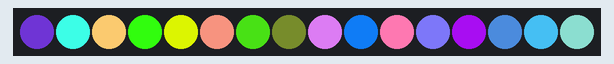
A program run on a simulated Raspberry Pi (BCM pin numbers). Shown: 16 RGB LEDs in strip order, left to right. Random numbers come from a fixed seed.

Above: at 0.07 s.
At 4.94 s:
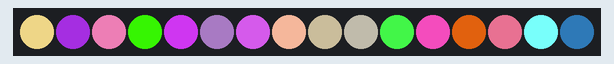
At 9.93 s:
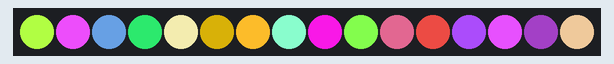
At 19.91 s:
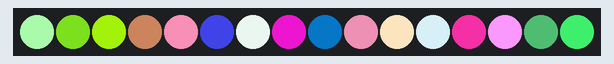
At 29.9 s:
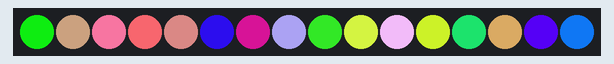
At 39.88 s:
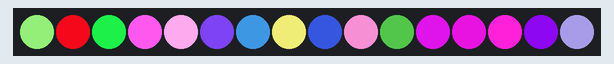

The program:

random.py
```python
#!/bin/env python3

import board, neopixel
from time import sleep
from random import randint

leds = 16

# PIN 18
pix = neopixel.NeoPixel(board.D18, leds)

# Reset all leds
def reset():
    for ledNumber in range(0, leds):
        pix[ledNumber] = (0, 0, 0)

while True:

    for a in range(0, leds):
        pix[a] = (randint(0, 255), randint(0, 255), randint(0, 255))

    sleep(0.1)

reset()
```
